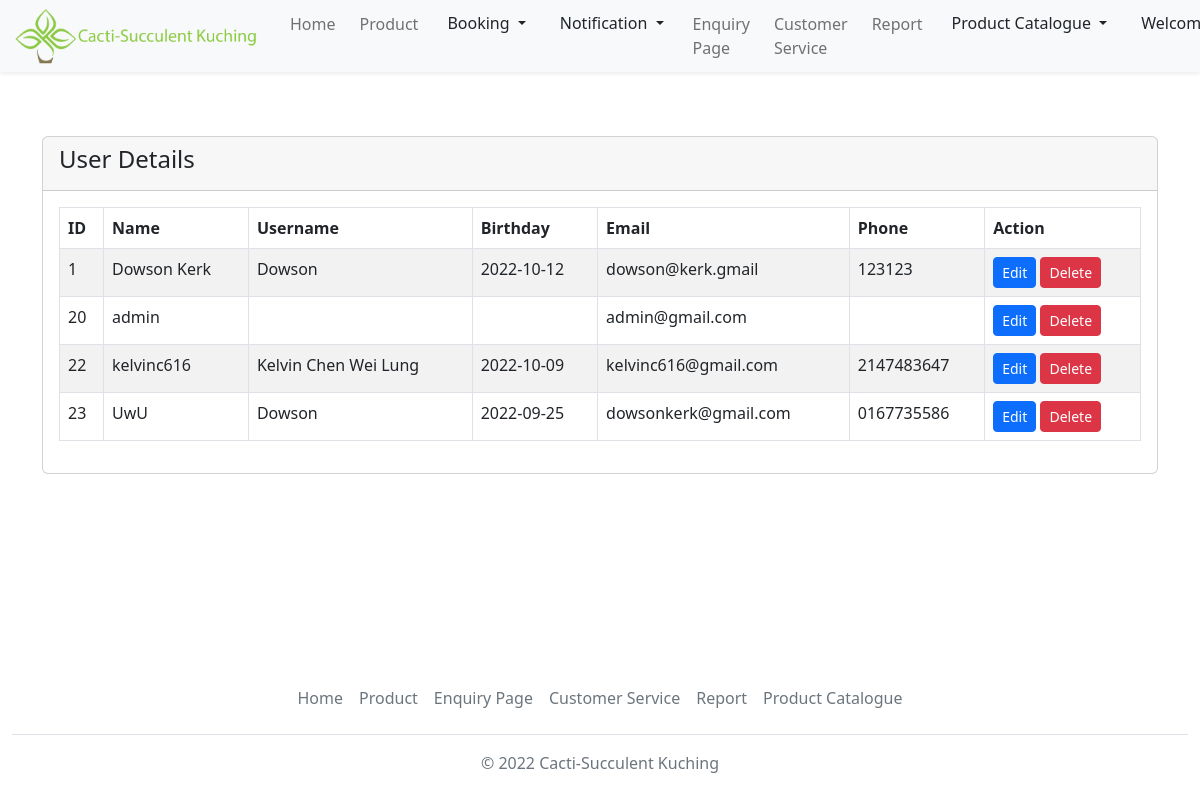
Before: /admin/adminManage.php (signed in) with the older database file.
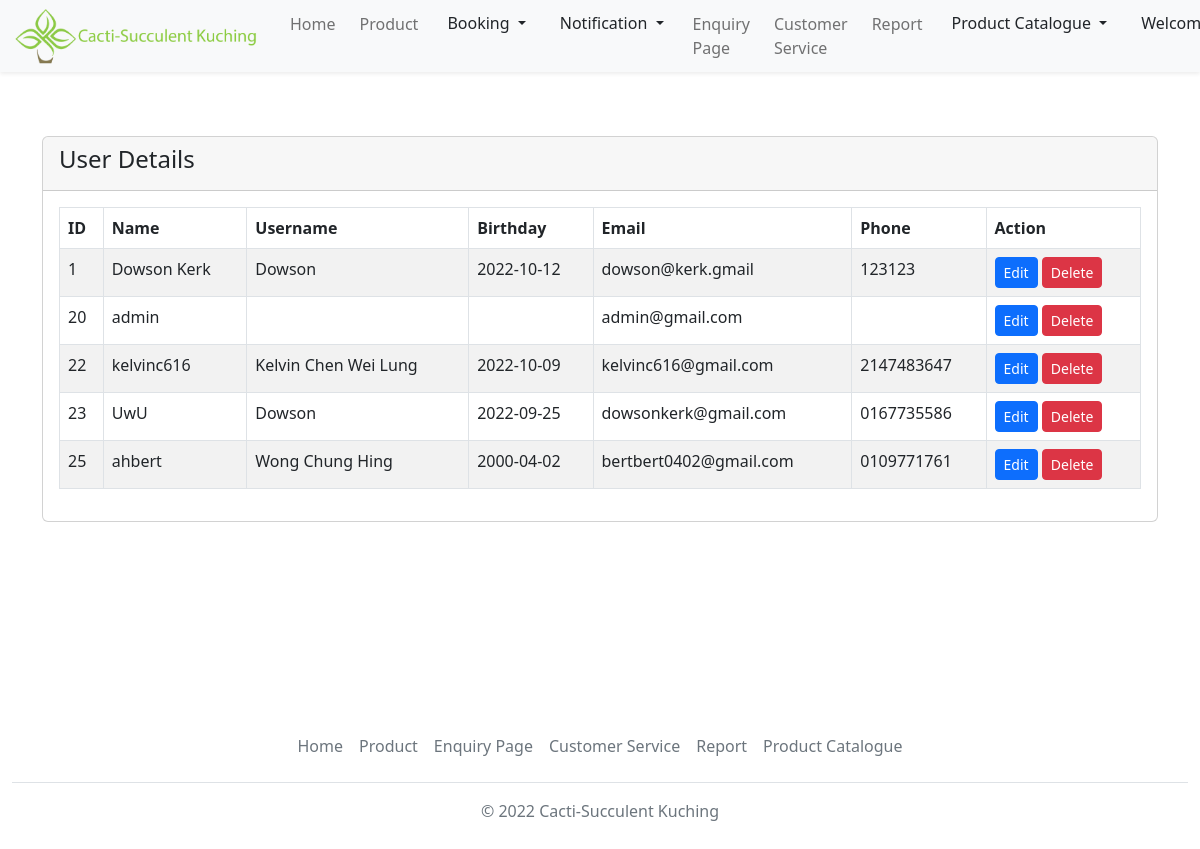
After: the same page with the newer database file.
### tables this page shows
CREATE TABLE `users` (
  `id` int(100) NOT NULL,
  `username` varchar(100) NOT NULL,
  `full_name` varchar(100) DEFAULT NULL,
  `birthday` date DEFAULT NULL,
  `contact_number` varchar(100) DEFAULT NULL,
  `email` varchar(100) NOT NULL,
  `user_type` varchar(100) NOT NULL,
  `password` varchar(100) NOT NULL
);

### admin/adminManage.php (the view, shortened to what this page needs)
<?php
    include('../Account.php');
?>
<!doctype html>
<html lang="en">
    <head>
        <link rel="stylesheet" href="..\styles\homepage.css">
        <link href="https://cdn.jsdelivr.net/npm/bootstrap@5.2.2/dist/css/bootstrap.min.css" rel="stylesheet">
    </head>
<body>
<nav class="navbar navbar-expand-lg">
    <div class="container-fluid fixed-top shadow-sm bg-light">
        <a class="navbar-brand" href="#">
            <img src="..\images\logo.png" alt="logo" style="width:250px;" class="rounded-pill">
        </a>
        <div class="collapse navbar-collapse justify-content-end" id="collapsibleNavbar">
            <ul class="navbar-nav">
                <li class="nav-item p-1">
                    <a class="nav-link " href="admin.php">Home</a>
                </li>
                <li class="nav-item p-1">
                    <a class="nav-link" href="#">Product</a>
                </li>
                <li class="nav-item p-1">
                    <div class="dropdown">
                        <button class="btn dropdown-toggle" type="button" data-bs-toggle="dropdown" aria-expanded="false">
                             Booking
                        </button>
                    </div>
                </li>
                <li class="nav-item p-1">
                    <div class="dropdown">
                        <button class="btn dropdown-toggle" type="button" data-bs-toggle="dropdown" data-bs-auto-close="false" aria-expanded="false">
                             Notification
                        </button>
                    </div>
                </li>
                <li class="nav-item p-1">
                    <a class="nav-link" href="#">Enquiry Page</a>
                </li>
                <li class="nav-item p-1">
                    <a class="nav-link" href="#">Customer Service</a>
                </li>
                <li class="nav-item p-1">
                    <a class="nav-link" href="#">Report</a>
                </li>
                <li class="nav-item p-1">
                    <div class="dropdown">
                        <button class="btn dropdown-toggle" type="button" data-bs-toggle="dropdown" aria-expanded="false">
                             Product Catalogue
                        </button>
                    </div>
                </li>
                <li class="nav-item p-1">
                    <div class="dropdown">
                        <button class="btn dropdown-toggle" type="button" data-bs-toggle="dropdown" aria-expanded="false">
                             Welcome Back, <?php echo $_SESSION['user']['username']; ?>!
                        </button>
                    </div>
                </li>
            </ul>
        </div>
    </div>
</nav>
<br></br><br></br>
    <div class="container mt-4">
        <div class="row">
            <div class="col-md-12">
                <div class="card">
                    <div class="card-header">
                        <h4>User Details</h4>
                    </div>
                    <div class="card-body">
                        <table id="myTable"class="table table-bordered table-striped">
                            <thead>
                                <tr>
                                    <th>ID</th>
                                    <th>Name</th>
                                    <th>Username</th>
                                    <th>Birthday</th>
                                    <th>Email</th>
                                    <th>Phone</th>
                                    <th>Action</th>
                                </tr>
                            </thead>
                            <tbody>
                                <?php
                                    $query = "SELECT * FROM users";
                                    $query_run = mysqli_query($con, $query);
                                    if(mysqli_num_rows($query_run) > 0)
                                    {
                                        foreach($query_run as $userInfo)
                                        {
                                            ?>
                                            <tr>
                                                <td><?= $userInfo['id']; ?></td>
                                                <td><?= $userInfo['username']; ?></td>
                                                <td><?= $userInfo['full_name']; ?></td>
                                                <td><?= $userInfo['birthday']; ?></td>
                                                <td><?= $userInfo['email']; ?></td>
                                                <td><?= $userInfo['contact_number']; ?></td>
                                                <td>
                                                    <a href="adminEdit.php?id=<?= $userInfo['id']; ?>" class="btn btn-primary btn-sm">Edit</a>
                                                    <form action="AdminUpdateProfile.php" method="POST" class="d-inline">
                                                        <button type="submit" name="delete_user" value="<?=$userInfo['id'];?>" class="btn btn-danger btn-sm">Delete</button>
                                                    </form>
                                                </td>
                                            </tr>
                                            <?php
                                        }
                                    }
                                    else
                                    {
                                        echo "<h5> No Record Found </h5>";
                                    }
                                ?>
                            </tbody>
                        </table>
                    </div>
                </div>
            </div>
        </div>
    </div>
<br></br><br></br><br></br><br></br>
<div class='container-fluid border" style="width 100%;'>
  <footer class="py-1 my-2 ">
  <ul class="nav justify-content-center border-bottom pb-3 mb-3">
      <li class="nav-item"><a href="admin.php" class="nav-link px-2 text-muted">Home</a></li>
      <li class="nav-item"><a href="#" class="nav-link px-2 text-muted">Product</a></li>
      <li class="nav-item"><a href="#" class="nav-link px-2 text-muted">Enquiry Page</a></li>
      <li class="nav-item"><a href="#" class="nav-link px-2 text-muted">Customer Service</a></li>
      <li class="nav-item"><a href="#" class="nav-link px-2 text-muted">Report</a></li>
      <li class="nav-item"><a href="#" class="nav-link px-2 text-muted">Product Catalogue</a></li>
    </ul>
    <p class="text-center text-muted">© 2022 Cacti-Succulent Kuching</p>
  </footer>
</div>
</body>
</html>

Changed rows visible on the page:
added users: id "25", username "ahbert", full_name "Wong Chung Hing", birthday "2000-04-02", email "bertbert0402@gmail.com", contact_number "0109771761"
